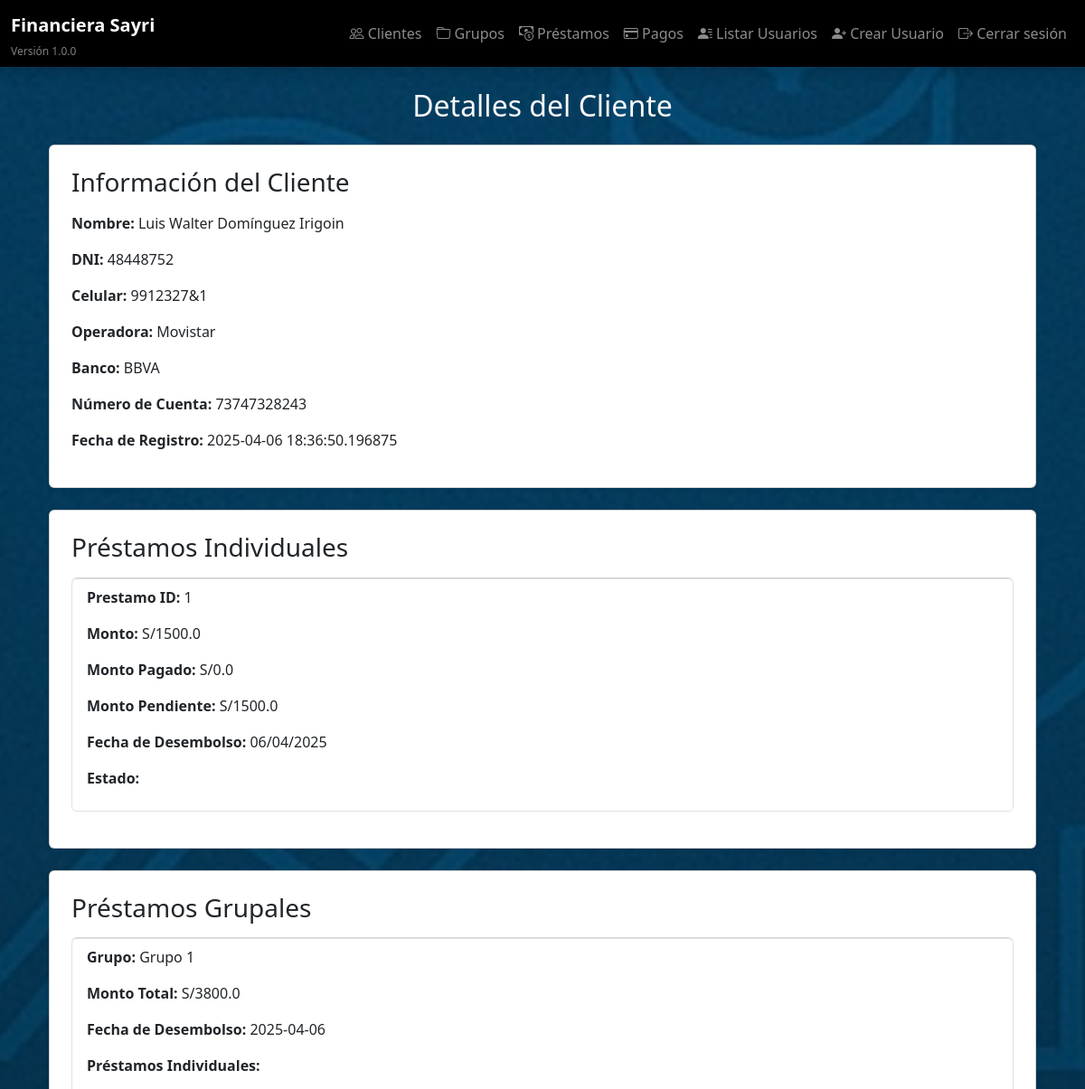
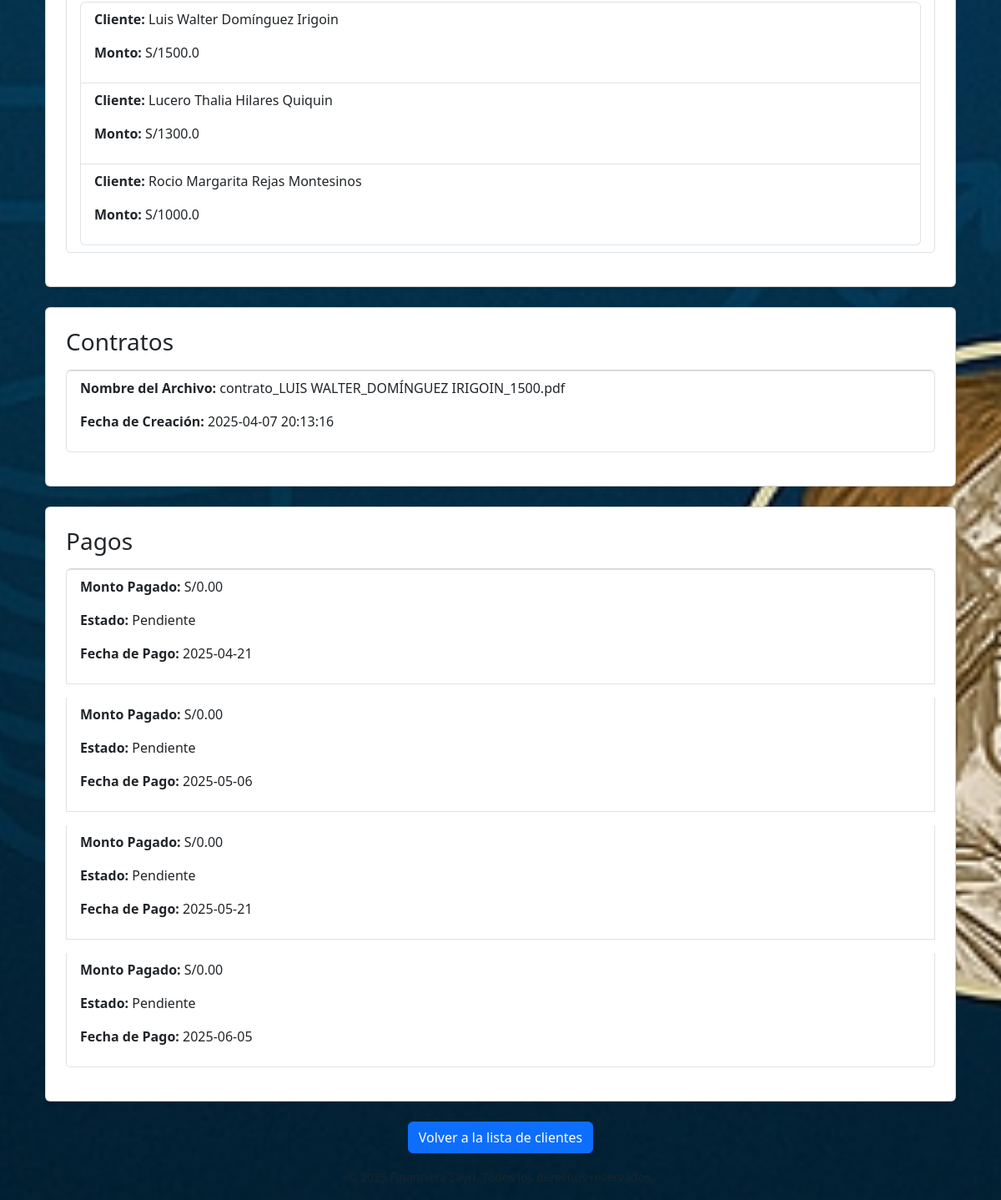
The app's page /clientes/1 (signed in), older data (2 pictures, top to bottom).
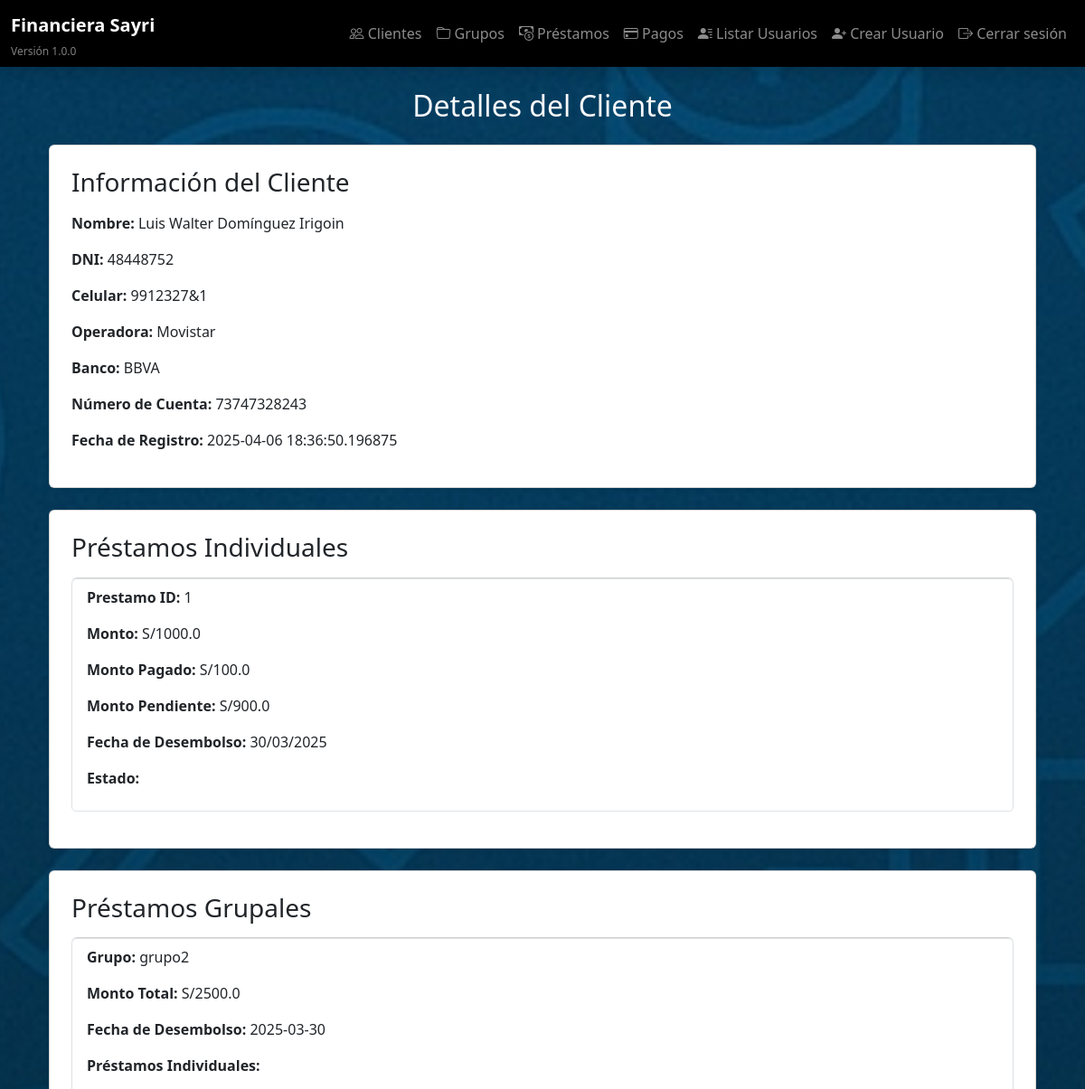
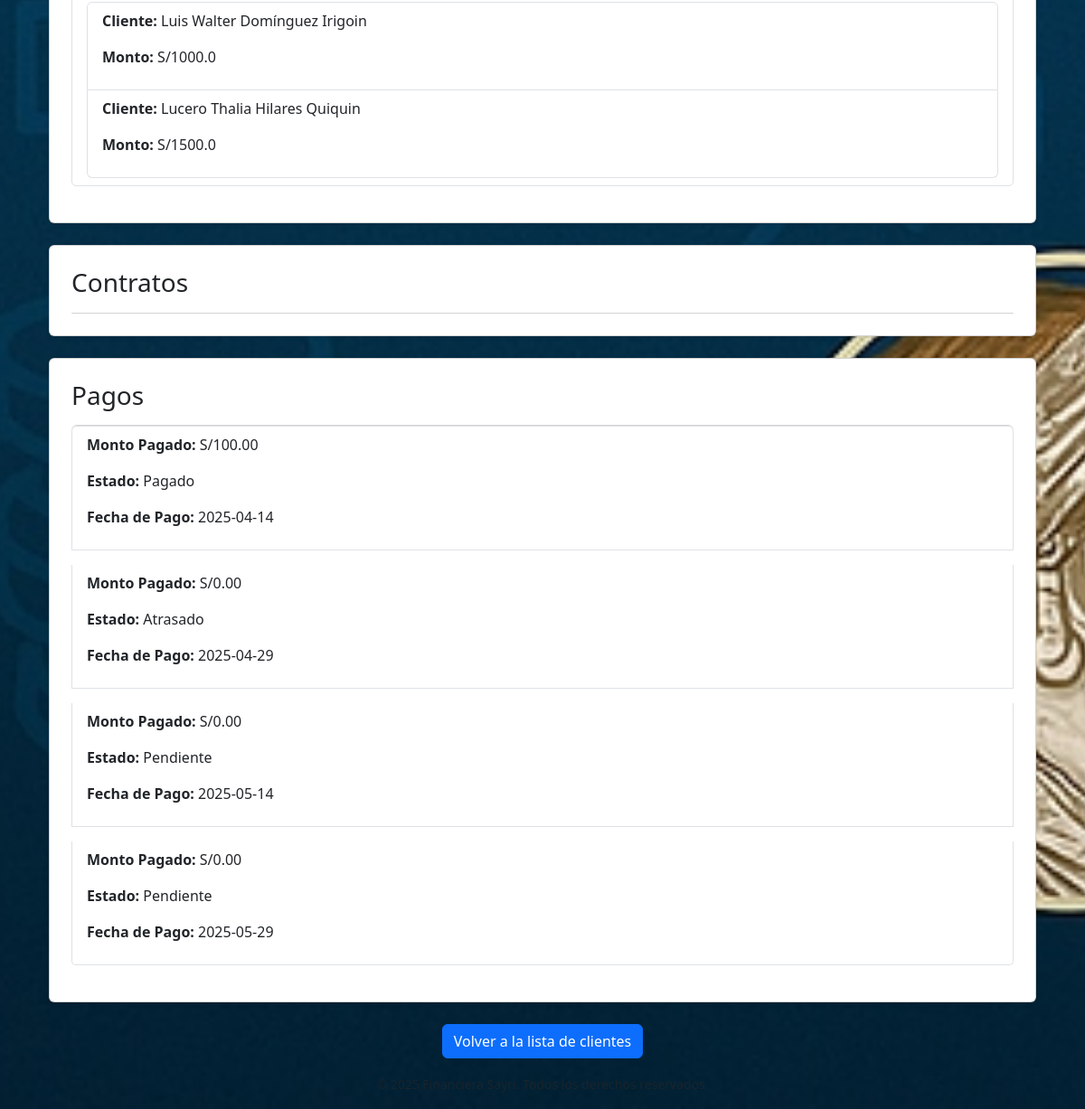
The same page, newer data (2 pictures, top to bottom).
### models/cliente.py (models this page shows)
class Cliente(db.Model):
    __tablename__ = 'cliente'
    id = db.Column(db.Integer, primary_key=True)
    nombre = db.Column(db.String(100), nullable=False)
    apellido = db.Column(db.String(100), nullable=False)
    dni = db.Column(db.String(15), unique=True, nullable=False)
    celular = db.Column(db.String(20), nullable=False)
    operadora = db.Column(db.String(50))
    banco = db.Column(db.String(50))
    numero_cuenta = db.Column(db.String(50))
    fecha_registro = db.Column(db.DateTime, default=datetime.utcnow)
    grupo_id = db.Column(db.Integer, db.ForeignKey('grupo.id'), nullable=True)
    prestamos_individuales = db.relationship('PrestamoIndividual', backref='cliente', lazy=True)

### models/prestamo_individual.py (models this page shows)
class PrestamoIndividual(db.Model):
    __tablename__ = 'prestamoindividual'
    id = db.Column(db.Integer, primary_key=True)
    prestamo_grupal_id = db.Column(db.Integer, db.ForeignKey('prestamogrupal.id'), nullable=False)
    cliente_id = db.Column(db.Integer, db.ForeignKey('cliente.id'), nullable=False)
    monto_pagado = db.Column(db.Float, default=0.0)
    monto = db.Column(db.Float, nullable=False)
    pagos = db.relationship('Pago', back_populates='prestamo_individual', cascade='all, delete-orphan', lazy='subquery')  # Considerar 'subquery' si hay muchos pagos
    prestamo_grupal = db.relationship('PrestamoGrupal', back_populates='prestamos_individuales')
    @property
    def monto_pendiente(self):
        if self.monto_pagado is None:
            return self.monto
        return self.monto - self.monto_pagado

### models/prestamo_grupal.py (models this page shows)
class PrestamoGrupal(db.Model):
    __tablename__ = 'prestamogrupal'
    id = db.Column(db.Integer, primary_key=True)
    grupo_id = db.Column(db.Integer, db.ForeignKey('grupo.id'), nullable=False)
    fecha_desembolso = db.Column(db.Date, nullable=False, default=date.today)  # Valor por defecto: hoy
    prestamos_individuales = db.relationship('PrestamoIndividual', back_populates='prestamo_grupal', cascade='all, delete-orphan', lazy='subquery')
    @property
    def monto_total(self):
        return sum(prestamo.monto for prestamo in self.prestamos_individuales) if self.prestamos_individuales else 0.0

### models/grupo.py (models this page shows)
class Grupo(db.Model):
    __tablename__ = 'grupo'
    id = db.Column(db.Integer, primary_key=True)
    nombre = db.Column(db.String(100), nullable=False)
    fecha_creacion = db.Column(db.DateTime, default=datetime.utcnow)
    prestamos_grupales = db.relationship('PrestamoGrupal', backref='grupo', lazy=True)
    clientes = db.relationship('Cliente', backref='grupo', lazy=True)

### models/contrato.py (models this page shows)
class Contrato(db.Model):
    __tablename__ = 'contrato'
    id = db.Column(db.Integer, primary_key=True)
    nombre_archivo = db.Column(db.String(255), nullable=False)
    archivo = db.Column(db.LargeBinary, nullable=False)
    fecha_creacion = db.Column(db.DateTime, default=db.func.current_timestamp())
    cliente_id = db.Column(db.Integer, db.ForeignKey('cliente.id'), nullable=False)
    prestamo_individual_id = db.Column(db.Integer, db.ForeignKey('prestamoindividual.id'), nullable=False)  # Nuevo campo
    cliente = db.relationship('Cliente', backref=db.backref('contratos', lazy=True))
    prestamo_individual = db.relationship('PrestamoIndividual', backref=db.backref('contratos', lazy=True))

### models/pago.py (models this page shows)
class Pago(db.Model):
    __tablename__ = 'pago'
    id = db.Column(db.Integer, primary_key=True)
    cliente_id = db.Column(db.Integer, db.ForeignKey('cliente.id'), nullable=False)
    prestamo_individual_id = db.Column(db.Integer, db.ForeignKey('prestamoindividual.id'), nullable=False)
    monto_pendiente = db.Column(db.Numeric(10, 2), nullable=True)
    monto_pagado = db.Column(db.Numeric(10, 2), nullable=True)
    estado = db.Column(db.String(20), default="Pendiente")
    fecha_pago = db.Column(db.Date, nullable=False)
    cliente = db.relationship('Cliente', backref='pagos')
    prestamo_individual = db.relationship('PrestamoIndividual', back_populates='pagos')

### routes/clientes.py (the view)
@clientes_bp.route('/<int:cliente_id>')
@login_required
def detalle_cliente(cliente_id):
    cliente = Cliente.query.get_or_404(cliente_id)
    prestamos = cliente.prestamos_individuales  # Relación con los préstamos individuales
    contratos = cliente.contratos  # Relación con los contratos
    pagos = cliente.pagos  # Relación con los pagos
    prestamos_grupales = PrestamoGrupal.query.join(PrestamoIndividual).filter(PrestamoIndividual.cliente_id == cliente.id).all()  # Obtener préstamos grupales del cliente
    return render_template('clientes/detalle_cliente.html', cliente=cliente, prestamos=prestamos, contratos=contratos, pagos=pagos, prestamos_grupales=prestamos_grupales)

### templates/clientes/detalle_cliente.html (shortened to what this page needs)
{% extends "base.html" %}
{% block content %}
    <div class="container">
        <h2 class="text-center mb-4">Detalles del Cliente</h2>
        <div class="card p-4 mb-4 shadow-sm">
            <h3 class="mb-3">Información del Cliente</h3>
            <p><strong>Nombre:</strong> {{ cliente.nombre }} {{ cliente.apellido }}</p>
            <p><strong>DNI:</strong> {{ cliente.dni }}</p>
            <p><strong>Celular:</strong> {{ cliente.celular }}</p>
            <p><strong>Operadora:</strong> {{ cliente.operadora }}</p>
            <p><strong>Banco:</strong> {{ cliente.banco }}</p>
            <p><strong>Número de Cuenta:</strong> {{ cliente.numero_cuenta }}</p>
            <p><strong>Fecha de Registro:</strong> {{ cliente.fecha_registro }}</p>
        </div>
        <div class="card p-4 mb-4 shadow-sm">
            <h3 class="mb-3">Préstamos Individuales</h3>
            <ul class="list-group">
                {% for prestamo in prestamos %}
                    <li class="list-group-item mb-3">
                        <p><strong>Prestamo ID:</strong> {{ prestamo.id }}</p>
                        <p><strong>Monto:</strong> S/{{ prestamo.monto }}</p>
                        <p><strong>Monto Pagado:</strong> S/{{ prestamo.monto_pagado }}</p>
                        <p><strong>Monto Pendiente:</strong> S/{{ prestamo.monto_pendiente }}</p>
                        <p><strong>Fecha de Desembolso:</strong> {{ prestamo.prestamo_grupal.fecha_desembolso.strftime('%d/%m/%Y') }}</p>
                        <p><strong>Estado:</strong> {{ prestamo.estado }}</p>
                    </li>
                {% endfor %}
            </ul>
        </div>
        <div class="card p-4 mb-4 shadow-sm">
            <h3 class="mb-3">Préstamos Grupales</h3>
            <ul class="list-group">
                {% for prestamo_grupal in prestamos_grupales %}
                    <li class="list-group-item mb-3">
                        <p><strong>Grupo:</strong> {{ prestamo_grupal.grupo.nombre }}</p>
                        <p><strong>Monto Total:</strong> S/{{ prestamo_grupal.monto_total }}</p>
                        <p><strong>Fecha de Desembolso:</strong> {{ prestamo_grupal.fecha_desembolso }}</p>
                        <p><strong>Préstamos Individuales:</strong></p>
                        <ul class="list-group ml-4">
                            {% for prestamo_individual in prestamo_grupal.prestamos_individuales %}
                                <li class="list-group-item">
                                    <p><strong>Cliente:</strong> {{ prestamo_individual.cliente.nombre }} {{ prestamo_individual.cliente.apellido }}</p>
                                    <p><strong>Monto:</strong> S/{{ prestamo_individual.monto }}</p>
                                </li>
                            {% endfor %}
                        </ul>
                    </li>
                {% endfor %}
            </ul>
        </div>
        <div class="card p-4 mb-4 shadow-sm">
            <h3 class="mb-3">Contratos</h3>
            <ul class="list-group">
                {% for contrato in contratos %}
                    <li class="list-group-item mb-3">
                        <p><strong>Nombre del Archivo:</strong> {{ contrato.nombre_archivo }}</p>
                        <p><strong>Fecha de Creación:</strong> {{ contrato.fecha_creacion }}</p>
                    </li>
                {% endfor %}
            </ul>
        </div>
        <div class="card p-4 mb-4 shadow-sm">
            <h3 class="mb-3">Pagos</h3>
            <ul class="list-group">
                {% for pago in pagos %}
                    <li class="list-group-item mb-3">
                        <p><strong>Monto Pagado:</strong> S/{{ pago.monto_pagado }}</p>
                        <p><strong>Estado:</strong> {{ pago.estado }}</p>
                        <p><strong>Fecha de Pago:</strong> {{ pago.fecha_pago }}</p>
                    </li>
                {% endfor %}
            </ul>
        </div>
        <div class="text-center">
            <a href="{{ url_for('clientes.lista_clientes') }}" class="btn btn-primary">Volver a la lista de clientes</a>
        </div>
    </div>
{% endblock %}

### templates/base.html (shortened to what this page needs)
<!DOCTYPE html>
<html lang="es">
<head>
    <link href="https://cdn.jsdelivr.net/npm/bootstrap@5.3.2/dist/css/bootstrap.min.css" rel="stylesheet">
    <link rel="stylesheet" href="https://cdn.jsdelivr.net/npm/bootstrap-icons/font/bootstrap-icons.css">
    <link rel="stylesheet" href="{{ url_for('static', filename='styles.css') }}">
</head>
<body class="bg-dark text-light">
    <header class="navbar navbar-expand-lg navbar-dark bg-black shadow">
        <div class="container-fluid d-flex flex-column flex-lg-row align-items-start align-items-lg-center">
            <div class="d-flex flex-column">
                <a class="navbar-brand fw-bold" href="/">Financiera Sayri</a>
                <small class="text-white-50" style="font-size: 0.75rem;">Versión 1.0.0</small>
            </div>
            <div class="collapse navbar-collapse justify-content-end mt-2 mt-lg-0" id="navbarNav">
                <ul class="navbar-nav">
                    <li class="nav-item">
                        <a class="nav-link" href="{{ url_for('clientes.lista_clientes') }}">
                            <i class="bi bi-people"></i> Clientes
                        </a>
                    </li>
                    <li class="nav-item">
                        <a class="nav-link" href="{{ url_for('grupos.lista_grupos') }}">
                            <i class="bi bi-folder"></i> Grupos
                        </a>
                    </li>
                    <li class="nav-item">
                        <a class="nav-link" href="{{ url_for('prestamos_grupales.lista_prestamos_grupales') }}">
                            <i class="bi bi-cash-coin"></i> Préstamos
                        </a>
                    </li>
                    <li class="nav-item">
                        <a class="nav-link" href="{{ url_for('pagos.lista_pagos') }}">
                            <i class="bi bi-credit-card"></i> Pagos
                        </a>
                    </li>
                    {% if current_user.is_authenticated and current_user.rol.nombre == 'admin' %}
                        <li class="nav-item">
                            <a class="nav-link" href="{{ url_for('admin.listar_usuarios') }}">
                                <i class="bi bi-person-lines-fill"></i> Listar Usuarios
                            </a>
                        </li>
                        <li class="nav-item">
                            <a class="nav-link" href="{{ url_for('admin.crear_usuario') }}">
                                <i class="bi bi-person-plus-fill"></i> Crear Usuario
                            </a>
                        </li>
                    {% endif %}
                    {% if current_user.is_authenticated %}
                        <li class="nav-item">
                            <a class="nav-link" href="{{ url_for('login.logout') }}">
                                <i class="bi bi-box-arrow-right"></i> Cerrar sesión
                            </a>
                        </li>
                    {% endif %}
                </ul>
            </div>
        </div>
    </header>
    <main class="container mt-4">
        {% block content %}{% endblock %}
    </main>
    <footer class="text-center text-muted py-3">
        <small>&copy; 2025 Financiera Sayri. Todos los derechos reservados.</small>
    </footer>
</body>
</html>

### static/styles.css (style rules this page uses)
body { background: url('/static/images/fondo.jpg') no-repeat center center fixed; background-size: cover; color: white; }

Row changes from the older to the newer data that the page shows:
removed PrestamoIndividual: cliente.nombre "Rocio Margarita", cliente.apellido "Rejas Montesinos", monto "1000.0"
removed Contrato: nombre_archivo "contrato_LUIS WALTER_DOMÍNGUEZ IRIGOIN_1500.pdf", fecha_creacion "2025-04-07 20:13:16"
removed Pago: monto_pagado "0.00", estado "Pendiente", fecha_pago "2025-04-21"
changed PrestamoIndividual "Luis Walter": monto "1500.0" → "1000.0"; monto_pagado "0.0" → "100.0"; monto_pendiente "1500.0" → "900.0"; prestamo_grupal.fecha_desembolso "06/04/2025" → "30/03/2025"
changed PrestamoGrupal: grupo.nombre "Grupo 1" → "grupo2"; monto_total "3800.0" → "2500.0"; fecha_desembolso "2025-04-06" → "2025-03-30"
changed PrestamoIndividual "Lucero Thalia": monto "1300.0" → "1500.0"
added Pago: monto_pagado "100.00", estado "Pagado", fecha_pago "2025-04-14"
changed Pago: estado "Pendiente" → "Atrasado"; fecha_pago "2025-05-06" → "2025-04-29"
changed Pago (number 3 of 4 on the later page): fecha_pago "2025-05-21" → "2025-05-14"
changed Pago (number 4 of 4 on the later page): fecha_pago "2025-06-05" → "2025-05-29"
